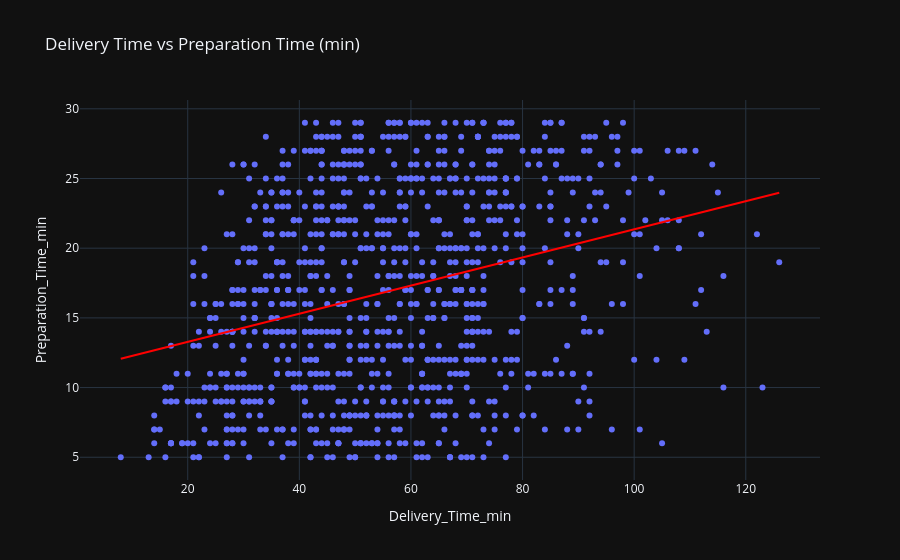

The cell this chart's notebook holds for it:
### Code cell
fig = px.scatter(df, x="Delivery_Time_min", y="Preparation_Time_min", title="Delivery Time vs Preparation Time (min)", trendline="ols")
fig.update_traces(line_color="red")
fig.show()

### Figure 1 — Plotly figure (JSON) as saved in the notebook; plotly's stock layout.template omitted (floating-point values rounded to 4 significant figures; data arrays with more than 128 entries replaced by an {"elided": "..."} marker saying what was removed)
{"data": [{"hovertemplate": "Delivery_Time_min=%{x}<br>Preparation_Time_min=%{y}<extra></extra>", "legendgroup": "", "line": {"color": "red"}, "marker": {"color": "#636efa", "symbol": "circle"}, "mode": "markers", "name": "", "orientation": "v", "showlegend": false, "type": "scatter", "x": {"elided": "997 int values"}, "xaxis": "x", "y": {"elided": "997 int values"}, "yaxis": "y"}, {"hovertemplate": "<b>OLS trendline</b><br>Preparation_Time_min = 0.100908 * Delivery_Time_min + 11.261<br>R<sup>2</sup>=0.091322<br><br>Delivery_Time_min=%{x}<br>Preparation_Time_min=%{y} <b>(trend)</b><extra></extra>", "legendgroup": "", "line": {"color": "red"}, "marker": {"color": "#636efa", "symbol": "circle"}, "mode": "lines", "name": "", "showlegend": false, "type": "scatter", "x": {"elided": "997 int values"}, "xaxis": "x", "y": {"elided": "997 float values"}, "yaxis": "y"}], "layout": {"legend": {"tracegroupgap": 0}, "title": {"text": "Delivery Time vs Preparation Time (min)"}, "xaxis": {"anchor": "y", "domain": [0, 1], "title": {"text": "Delivery_Time_min"}}, "yaxis": {"anchor": "x", "domain": [0, 1], "title": {"text": "Preparation_Time_min"}}}}
